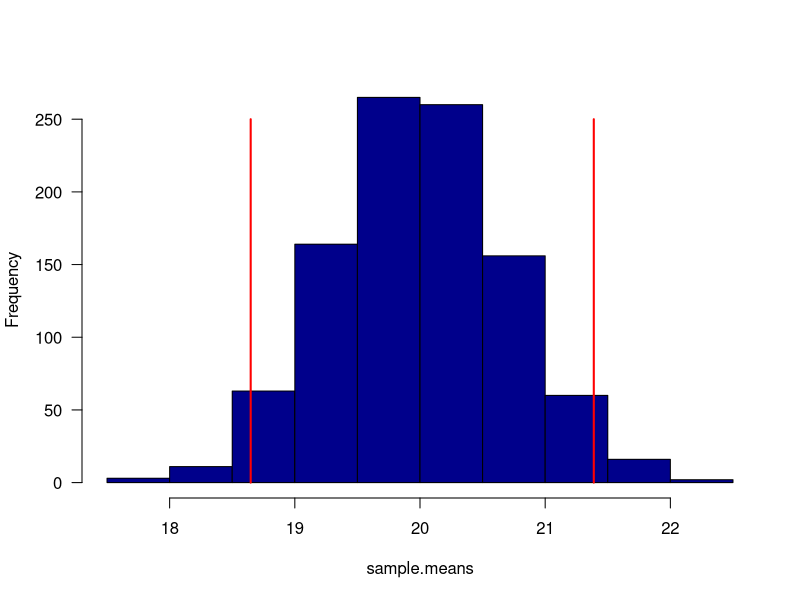
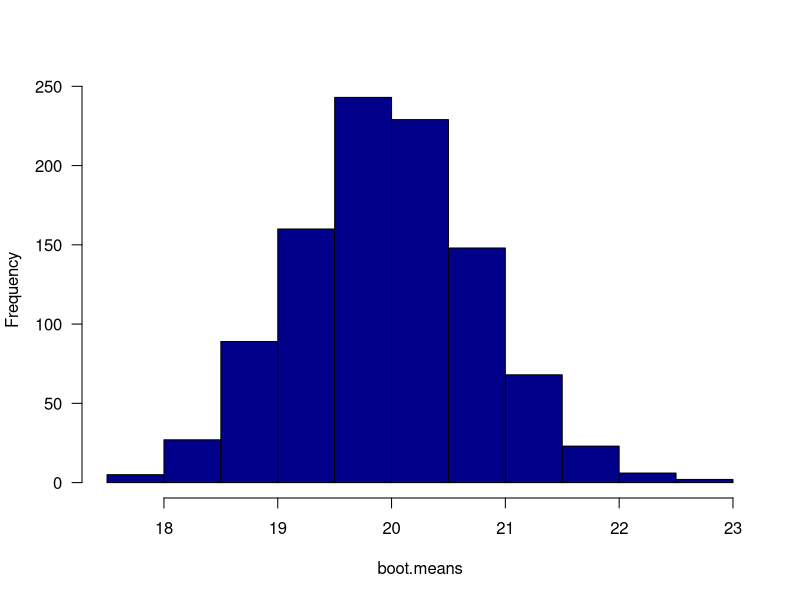
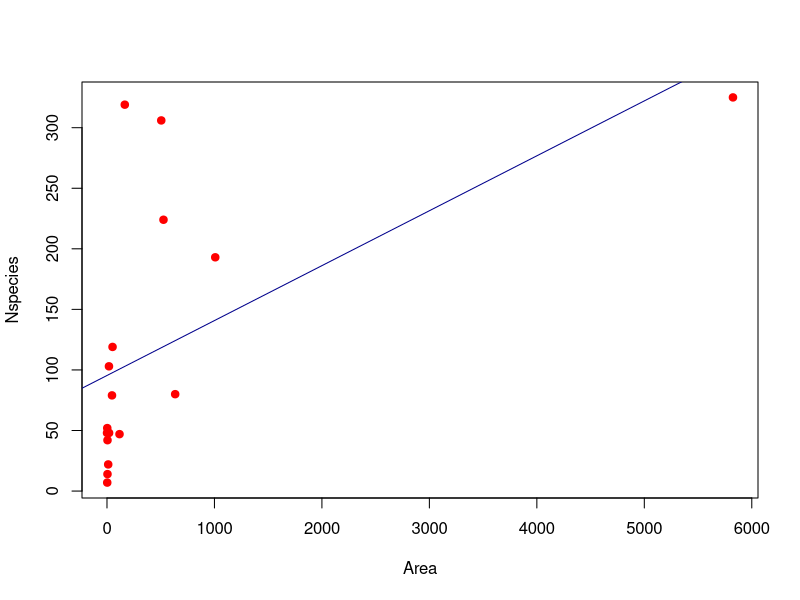
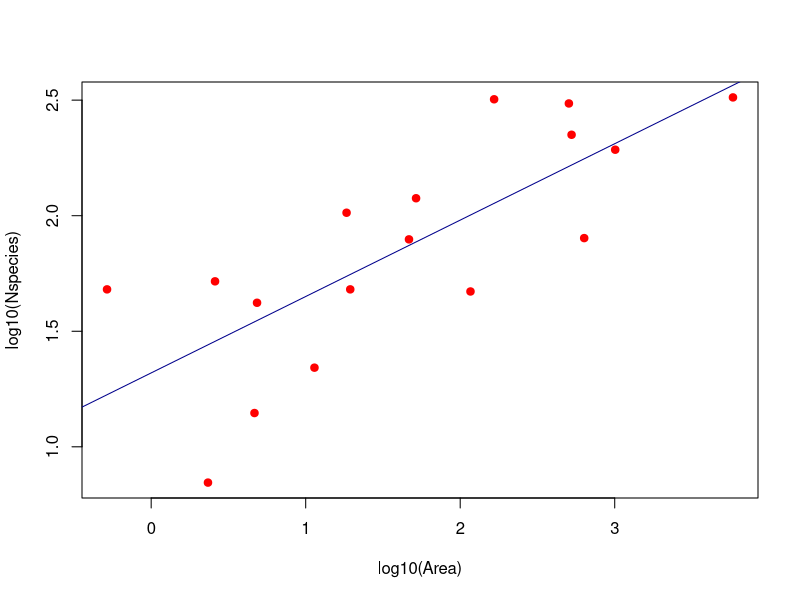
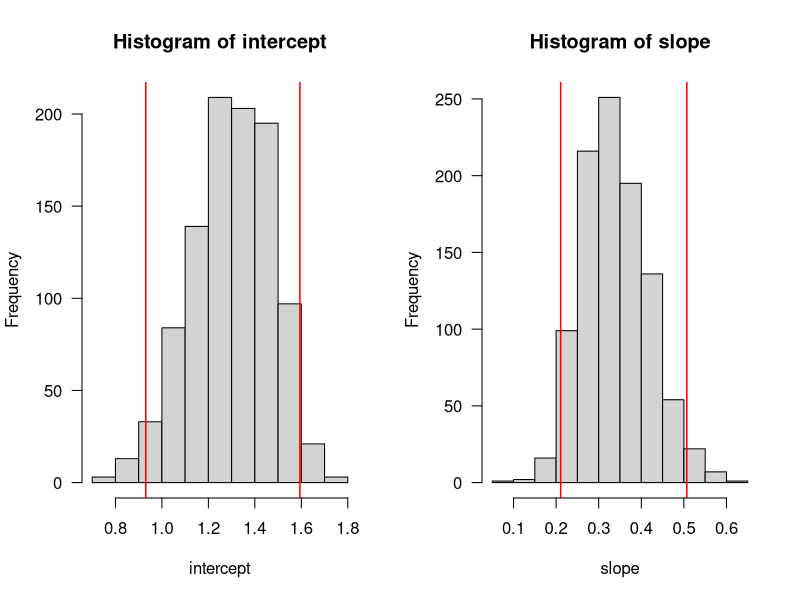

Source code (R) for these figures, in order:

setwd("/Users/xuhong/Documents/Duke/Term 1 Courses/ENVIRON 710 Applied data analysis/Lab/Lab 6")
library(boot)

# use boot() function to eliminate the need for looping
set.seed(1001)
x <- rpois(25, lambda=6)
samp1 <- sample(x, size=25, replace=T)
samp2 <- sample(x, size=25, replace=T)
data <- data.frame(cbind(samp1, samp2))

ratio <- function(data, i){
 sum(data$samp1[i])/sum(data$samp2[i])
}

b <- boot(data, statistic=ratio, R=999)
mean(b$t)
b$t0

# Q1
# infer from one sample
set.seed(1001)
mysample <- rnorm(35, mean=20, sd=4)
mymean <- mean(mysample)
mysd <- sd(mysample)
myci <- c(mymean - 1.96 * mysd/sqrt(35), mymean + 1.96 * mysd/sqrt(35))

# sample 1000 times
sample.means <- c()
for (i in 1:1000) { sample.means[i] <- mean(rnorm(35, 20, 4))}
hist(sample.means, las = 1, col = "darkblue", main="")
segments(sort(sample.means)[25], 0, sort(sample.means)[25], 250, col="red", lwd=2)
segments(sort(sample.means)[975], 0, sort(sample.means)[975], 250, col="red", lwd=2)
# use true population mean and sd
sum(sample.means >= 20 - 1.96*4/sqrt(35) & sample.means <= 20 + 1.96*4/sqrt(35))/1000

# use bootstrapping to find ci
boot.means <- c()
for (i in 1:1000){
  boot.means[i] <- mean(sample(mysample, 35, replace=T))
}
hist(boot.means, las = 1, col = "darkblue", main="")
se <- sd(boot.means)
ci <- c(mean(boot.means)-1.96*se, mean(boot.means)+1.96*se)
ci2 <- c(quantile(boot.means, 0.025), quantile(boot.means, 0.975))



# resampling for two variables 
dat <- read.csv("Galapagos.csv", header = T)
attach(dat)
plot(Area, Nspecies, pch=19, col="red")
# linear regression
fit <- lm(Nspecies~Area)
abline(fit, col="darkblue")

# draw the logrithm plot
plot(log10(Area), log10(Nspecies), pch=19, col="red")
#plot(log10(Nspecies)~log10(Area), pch=19, col="red")
# linear regression
Lfit <- lm(log10(Nspecies)~log10(Area))
abline(Lfit, col="darkblue")

Lco <- Lfit$coefficients


# bootstrapping the sample pairs
runs <- 1000
len <- length(Nspecies)
slope <- c()
intercept <- c()
for(i in 1:runs){
  samp <- dat[sample(nrow(dat), size=len, replace=T), ]
  fit <- lm(log10(samp$Nspecies) ~ log10(samp$Area))
  intercept[i] <- fit$coefficients[1]
  slope[i] <- fit$coefficients[2]
}
mean.int <- mean(intercept)
mean.slope <- mean(slope)

par(mfrow=c(1,2))
hist(intercept, las=1)
abline(v=sort(intercept)[25], col="red", lwd=1.5)
abline(v=sort(intercept)[975], col="red", lwd=1.5)
ci.int<-c(quantile(intercept, 0.025),
          quantile(intercept, 0.975))


hist(slope, las=1)
abline(v=sort(slope)[25], col="red", lwd=1.5)
abline(v=sort(slope)[975], col="red", lwd=1.5)
ci.slope<-c(quantile(slope, 0.025),
          quantile(slope, 0.975))



